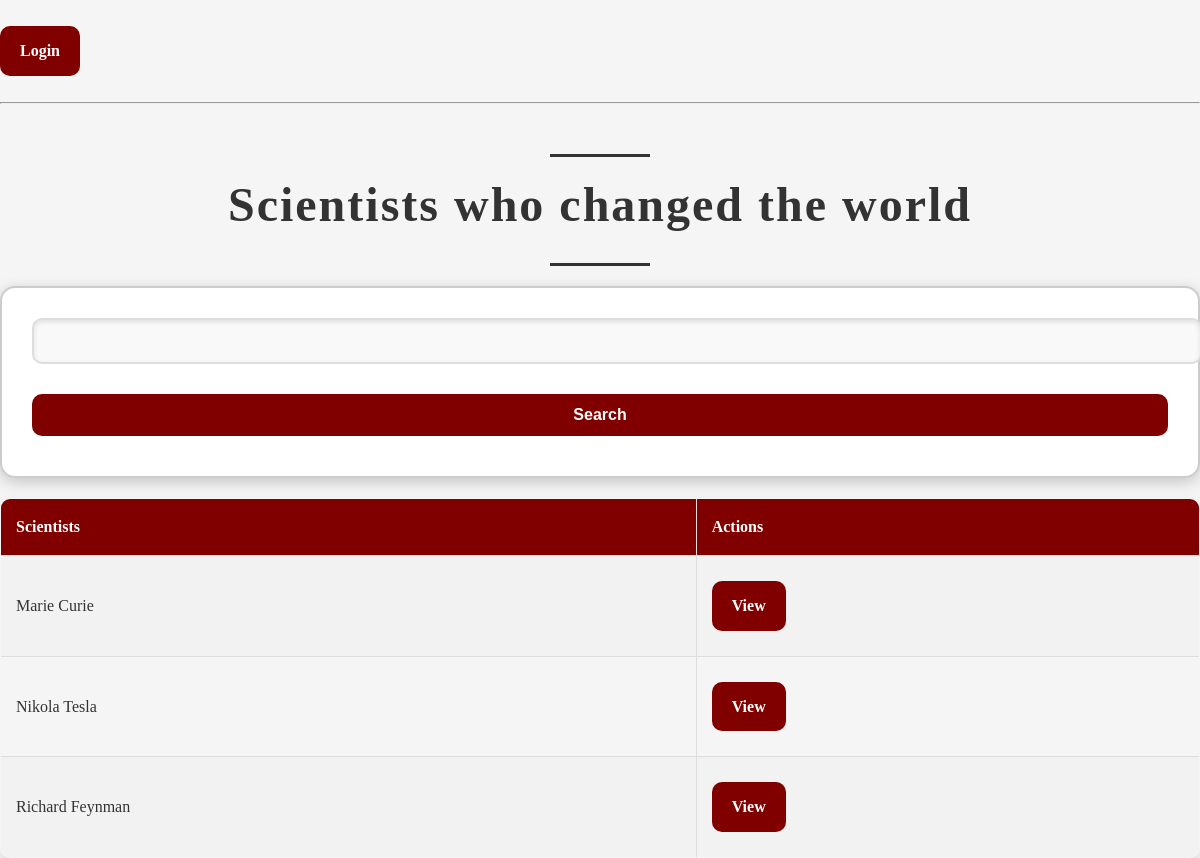
The page / on the database its author committed.
### science/models.py (models this page shows, shortened)
class Scientist(models.Model):
    user = models.ForeignKey(User, on_delete=models.CASCADE, null=True, blank=True)
    full_name = models.CharField(max_length=100)
    image = models.ImageField(upload_to="scientist/images")
    description = models.TextField(null=True, blank=True)
    url = models.URLField(blank=True)
    published = models.DateTimeField(default=timezone.now)
    class Meta:
        ordering = ['full_name']

### science/views.py (the view)
# urls.py: path('', views.ScientistList.as_view(), name='scientists'),
class ScientistList(ListView):
    model = Scientist
    context_object_name = 'scientists'
    template_name = 'science/scientist_list.html'
    def get_queryset(self):
        queryset = super().get_queryset()
        search_input = self.request.GET.get('search_area', '')
        if search_input:
            queryset = queryset.filter(
                Q(full_name__icontains=search_input)
            )
        return queryset
    def get_context_data(self, **kwargs):
        context = super().get_context_data(**kwargs)
        context['search_input'] = self.request.GET.get('search_area', '')
        context['is_search'] = 'search_area' in self.request.GET and self.request.GET['search_area'] != ''
        return context

### science/templates/science/scientist_list.html (shortened to what this page needs)
{% extends 'base.html' %}
{% block content %}
{% if request.user.is_authenticated %}
    <p>{{ request.user }} </p>
    <a class="button" href="{% url 'logout' %}">Logout</a>
{% else %}
    <p><a href="{% url 'login' %}" class="button">Login</a></p>
{% endif %}
<hr />
<h1>Scientists who changed the world</h1>
<form action="" method="get">
  <input type="text" name="search_area" value="{{ search_input }}">
  <button type="submit">Search</button>
</form>
<table>
  <tr>
    <th>Scientists</th>
    <th>Actions</th>
  </tr>
  {% for scientist in scientists %}
  <tr>
    <td>{{ scientist.full_name }}</td>
    <td>
      <a class="button" href="{% url 'scientist' scientist.pk %}">View</a>
    </td>
  </tr>
  {% empty %}
  <tr>
    <td colspan="2">No scientists found.</td>
  </tr>
  {% endfor %}
</table>
{% endblock %}

### science/static/css/style.css (style rules this page uses)
body { font-family: "Times New Roman", Times, serif; background-color: #f5f5f5; margin: 0; padding: 0; color: #333; line-height: 1.6; }
h1 { font-family: "Garamond", serif; font-size: 48px; color: #333; text-align: center; margin-top: 50px; margin-bottom: 20px; letter-spacing: 2px; }
h1::before, h1::after { content: ""; display: block; width: 100px; height: 3px; background: #333; margin: 20px auto 10px; }
form { display: flex; flex-direction: column; background-color: #fff; padding: 30px; border: 2px solid #ccc; border-radius: 15px; box-shadow: 0 4px 15px rgba(0, 0, 0, 0.2); }
form input[type="text"], form input[type="email"], form input[type="url"], form input[type="file"], form textarea, form select { padding: 12px 15px; margin-bottom: 20px; border: 2px solid #ddd; border-radius: 10px; font-size: 16px; width: 100%; background-color: #f9f9f9; box-shadow: inset 0 2px 5px rgba(0, 0, 0, 0.1); transition: border 0.3s ease, box-shadow 0.3s ease; }
a.button { display: inline-block; padding: 12px 20px; margin: 10px 0; font-size: 16px; font-weight: bold; text-align: center; text-decoration: none; background-color: #800000; color: #fff; border: none; border-radius: 10px; cursor: pointer; transition: background-color 0.3s ease, transform 0.2s ease; }
a { color: #fff; text-decoration: none; font-weight: bold; }
table { width: 100%; border-collapse: collapse; margin-top: 20px; box-shadow: 0 4px 10px rgba(0, 0, 0, 0.1); border-radius: 10px; overflow: hidden; }
table, th, td { border: 1px solid #ddd; }
th, td { padding: 15px; text-align: left; }
th { background-color: #800000; color: #fff; }
tr:nth-child(even) { background-color: #f2f2f2; }
button, .btn { display: inline-block; padding: 12px 20px; margin: 10px 0; font-size: 16px; font-weight: bold; text-align: center; text-decoration: none; background-color: #800000; color: #fff; border: none; border-radius: 10px; cursor: pointer; transition: background-color 0.3s ease, transform 0.2s ease, color 0.3s ease; }

### rows shown on the page
Scientist: full_name "Marie Curie"
Scientist: full_name "Nikola Tesla"
Scientist: full_name "Richard Feynman"
